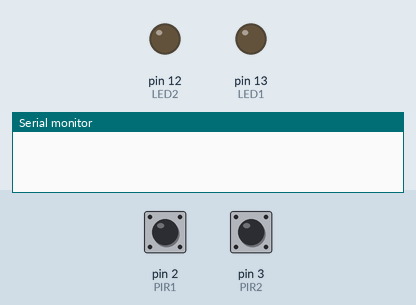
The sketch below on a simulated Arduino Uno, built with avr-gcc and run on an emulated ATmega328P. Parts: output pins drawn as LEDs (lit = HIGH), the last lines printed to the serial monitor. Dashed ring = blinking. Inputs (shaded band) come from the test bench; at power-on: pin 2 (PIR1) HIGH, pin 3 (PIR2) LOW.

Above: at 1.2 s.
1.3 s: pin 2 (PIR1) driven LOW
At 2.5 s:
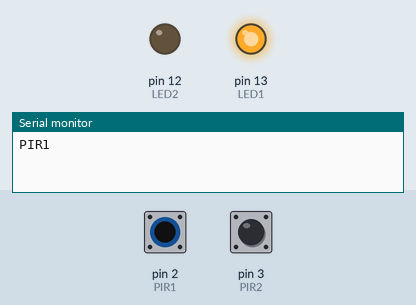
2.8 s: pin 3 (PIR2) pulsed HIGH 5 times (0.12 s each, 0.3 s apart)
At 3.25 s:
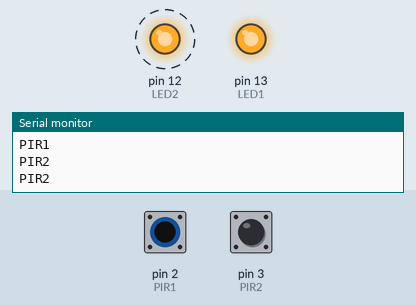
5.8 s: pin 3 (PIR2) driven HIGH
At 6.1 s:
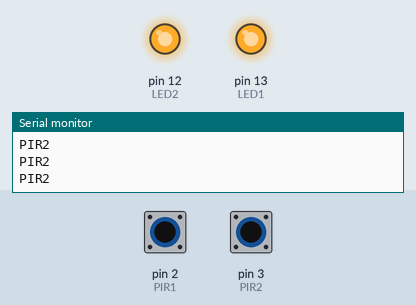
7.3 s: pin 2 (PIR1) pulsed HIGH 5 times (0.12 s each, 0.3 s apart)
At 9.1 s:
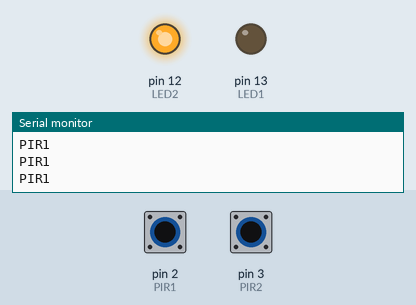
Timing chart, 0 to 10.6 s (numbered marks = the images above; inputs shaded):
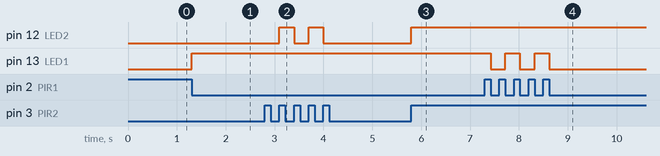

The sketch:

M1.T3C.ino
```cpp
int LED1 = 13;
int LED2 = 12;
int PIR1 = 2;
int PIR2 = 3;

int ledState = LOW;

void setup()
{
  Serial.begin(9600);

  attachInterrupt(digitalPinToInterrupt(PIR1), blue, FALLING);
  attachInterrupt(digitalPinToInterrupt(PIR2), red, RISING);

  pinMode(LED1,OUTPUT);
  pinMode(LED2,OUTPUT);
  pinMode(PIR1,INPUT);
  pinMode(PIR2,INPUT);

}

void loop()
{
 // block of code

}

void blue(){
  Serial.println("PIR1");
  ledState = !ledState;
  digitalWrite(LED1,ledState);
}

void red(){
  Serial.println("PIR2");
  ledState = !ledState;
  digitalWrite(LED2,ledState);
}
```

Measured:
- after the input at 1.3 s, pin 13 (LED1): LOW → HIGH at once
- after the input at 2.8 s, pin 12 (LED2): alternates HIGH for 0.30 s and LOW for 0.30 s, 4 changes in all, then stays LOW, starting after 0.30 s
- after the input at 5.8 s, pin 12 (LED2): LOW → HIGH at once
- after the input at 7.3 s, pin 13 (LED1): alternates HIGH for 0.30 s and LOW for 0.30 s, 5 changes in all, then stays LOW, starting after 0.12 s
